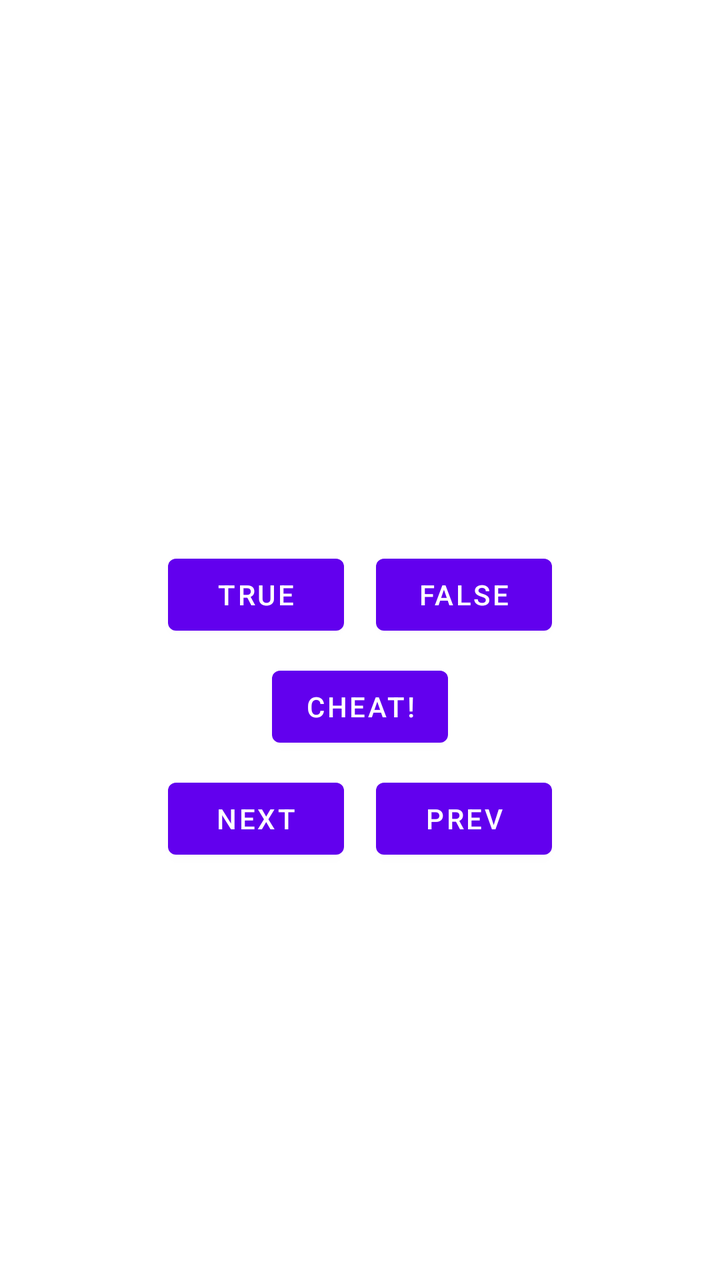
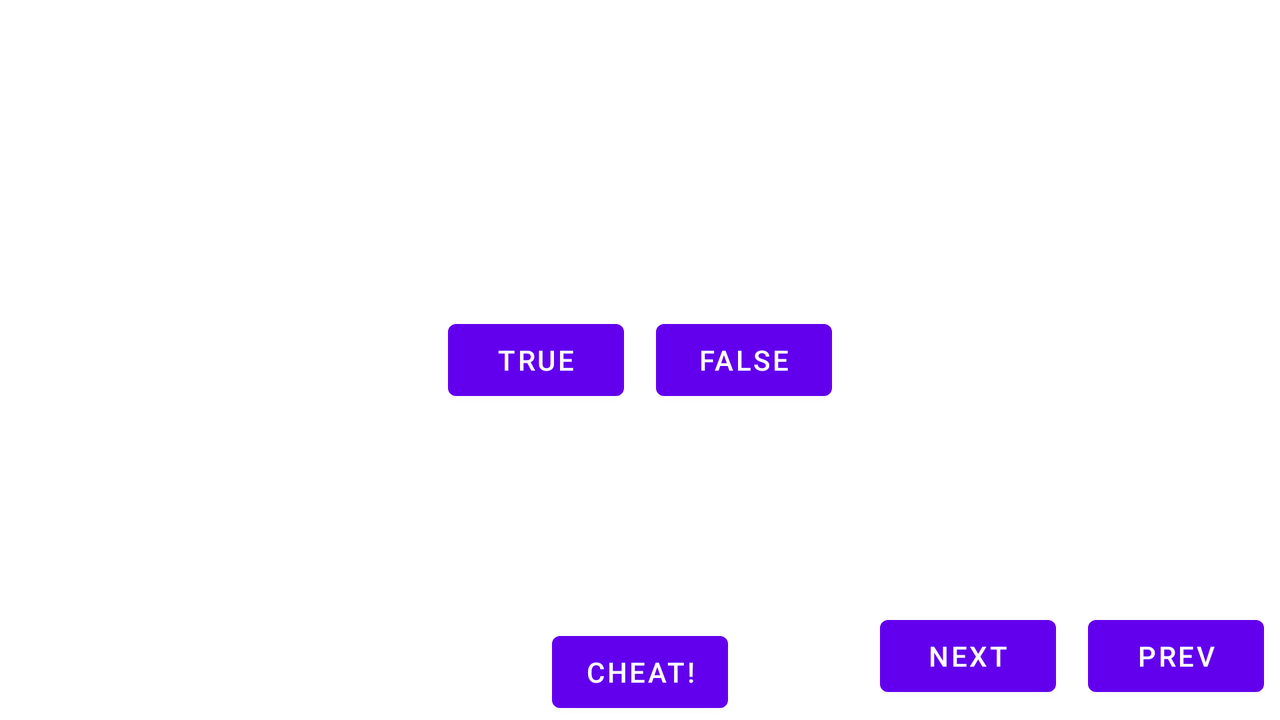

An Android layout and its configuration variant, each rendered on a device that would load it. The default file and the variant file are quoted in full after the pictures.
<!-- AndroidManifest.xml: application theme Theme.C1GeoQuiz -->
<!-- res/layout/activity_main.xml -->
<?xml version="1.0" encoding="utf-8"?>
<LinearLayout xmlns:android="http://schemas.android.com/apk/res/android"
    android:layout_width="match_parent"
    android:layout_height="match_parent"
    android:gravity="center"
    android:orientation="vertical">


    <TextView
        android:id="@+id/tvQuestion"
        android:layout_width="wrap_content"
        android:layout_height="wrap_content"
        android:gravity="center"
        android:padding="24dp" />

    <LinearLayout
        android:layout_width="wrap_content"
        android:layout_height="wrap_content"
        android:orientation="horizontal">

        <Button
            android:id="@+id/btnTrue"
            android:layout_width="wrap_content"
            android:layout_height="wrap_content"
            android:text="@string/true_button"
            android:layout_margin="8dp" />

        <Button
            android:id="@+id/btnFalse"
            android:layout_width="wrap_content"
            android:layout_height="wrap_content"
            android:text="@string/false_button"
            android:layout_margin="8dp"/>
    </LinearLayout>

    <Button
        android:id="@+id/btnCheat"
        android:layout_width="wrap_content"
        android:layout_height="wrap_content"
        android:text="@string/cheat_button"/>

    <LinearLayout
        android:layout_width="wrap_content"
        android:layout_height="wrap_content"
        android:orientation="horizontal">
    <Button
        android:id="@+id/btnNext"
        android:layout_width="wrap_content"
        android:layout_height="wrap_content"
        android:text="@string/next_button"
        android:drawableRight="@drawable/arrow_right"
        android:layout_margin="8dp"/>

    <Button
        android:id="@+id/btnPrev"
        android:layout_width="wrap_content"
        android:layout_height="wrap_content"
        android:text="@string/previous_button"
        android:drawableLeft="@drawable/arrow_left"
        android:layout_margin="8dp"/>
    </LinearLayout>

</LinearLayout>
<!-- resources referenced by this layout -->
<resources>
  <string name="cheat_button">Cheat!</string>
  <string name="false_button">False</string>
  <string name="next_button">Next</string>
  <string name="previous_button">Prev</string>
  <string name="true_button">True</string>
  <style name="Theme.C1GeoQuiz" parent="Theme.MaterialComponents.DayNight.DarkActionBar">
          
          <item name="colorPrimary">@color/purple_500</item>
          <item name="colorPrimaryVariant">@color/purple_700</item>
          <item name="colorOnPrimary">@color/white</item>
          
          <item name="colorSecondary">@color/teal_200</item>
          <item name="colorSecondaryVariant">@color/teal_700</item>
          <item name="colorOnSecondary">@color/black</item>
          
          <item name="android:statusBarColor" tools:targetApi="l">?attr/colorPrimaryVariant</item>
          
      </style>
</resources>
<!-- res/layout-land/activity_main.xml (the repository's variant of the layout above) -->
<!-- drawn on the phone turned sideways -->
<?xml version="1.0" encoding="utf-8"?>
<FrameLayout xmlns:android="http://schemas.android.com/apk/res/android"
    android:layout_width="match_parent"
    android:layout_height="match_parent">


    <TextView
        android:id="@+id/tvQuestion"
        android:layout_width="wrap_content"
        android:layout_height="wrap_content"
        android:layout_gravity="top|center"
        android:padding="24dp" />

    <LinearLayout
        android:layout_width="wrap_content"
        android:layout_height="wrap_content"
        android:layout_gravity="center|center"
        android:orientation="horizontal">

        <Button
            android:id="@+id/btnTrue"
            android:layout_width="wrap_content"
            android:layout_height="wrap_content"
            android:text="@string/true_button"
            android:layout_margin="8dp" />

        <Button
            android:id="@+id/btnFalse"
            android:layout_width="wrap_content"
            android:layout_height="wrap_content"
            android:text="@string/false_button"
            android:layout_margin="8dp"/>
    </LinearLayout>

    <Button
        android:id="@+id/btnCheat"
        android:layout_width="wrap_content"
        android:layout_height="wrap_content"
        android:layout_gravity="bottom|center"
        android:text="@string/cheat_button"/>

    <LinearLayout
        android:layout_width="wrap_content"
        android:layout_height="wrap_content"
        android:layout_gravity="bottom|right"
        android:orientation="horizontal">
        <Button
            android:id="@+id/btnNext"
            android:layout_width="wrap_content"
            android:layout_height="wrap_content"
            android:text="@string/next_button"
            android:drawableRight="@drawable/arrow_right"
            android:layout_margin="8dp"/>

        <Button
            android:id="@+id/btnPrev"
            android:layout_width="wrap_content"
            android:layout_height="wrap_content"
            android:text="@string/previous_button"
            android:drawableLeft="@drawable/arrow_left"
            android:layout_margin="8dp"/>
    </LinearLayout>

</FrameLayout>
